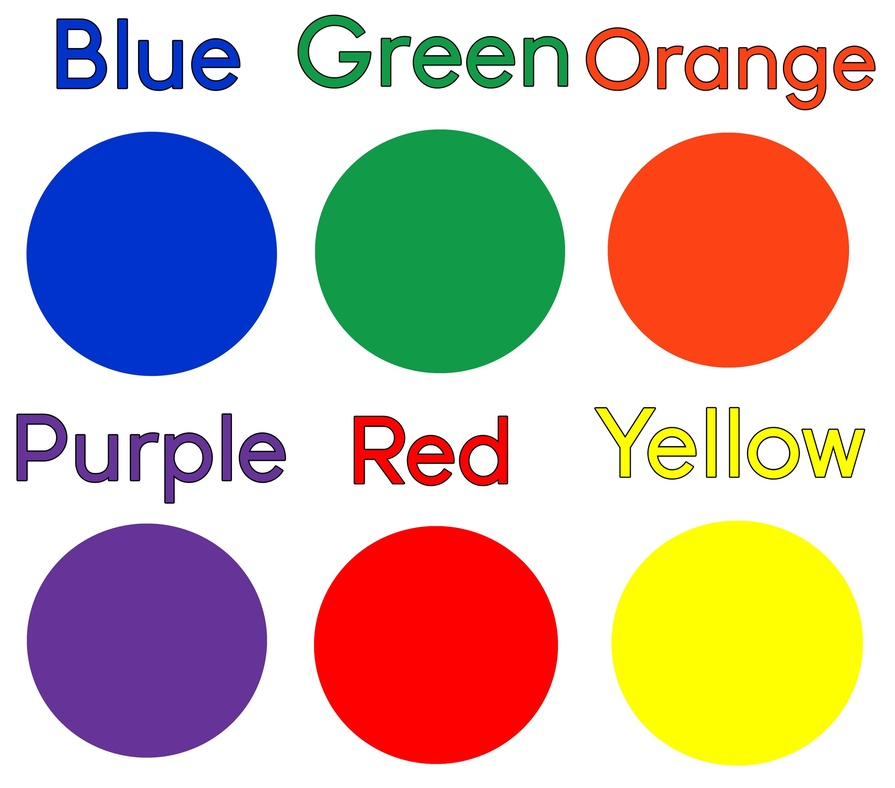
#> input picture color.jpg, 895 x 788 px, shrunk from 2550 x 2245 before the run
$ jupyter execute --allow-errors colorInterpolationColorconverting.ipynb
#> lines starting #> are read from the running program, lines starting #| are printed output that depends on the picture
[cell 1]
import cv2

flags = [i for i in dir(cv2) if i.startswith("COLOR_") ]
for x in flags :
    print(x)

[cell 2]
img = cv2.imread("color.jpg" )
#> img is the input picture: shape (788, 895, 3); mean B, G, R 172.3, 182.7, 203

#> (the rest of this cell did not finish here and is left out)

[cell 3]
#display different value in interpolation
import matplotlib.pyplot as plt
import numpy as np

methods = [None, 'none', 'nearest', 'bilinear', 'bicubic', 'spline16',
           'spline36', 'hanning', 'hamming', 'hermite', 'kaiser', 'quadric',
           'catrom', 'gaussian', 'bessel', 'mitchell', 'sinc', 'lanczos']

# Fixing random state for reproducibility
np.random.seed(19680801)

grid = np.random.rand(4, 4)

fig, axs = plt.subplots(nrows=3, ncols=6, figsize=(9, 6),
                        subplot_kw={'xticks': [], 'yticks': []})

for ax, interp_method in zip(axs.flat, methods):
    ax.imshow(grid, interpolation=interp_method, cmap='viridis')
    ax.set_title(str(interp_method))

plt.tight_layout()
plt.show()
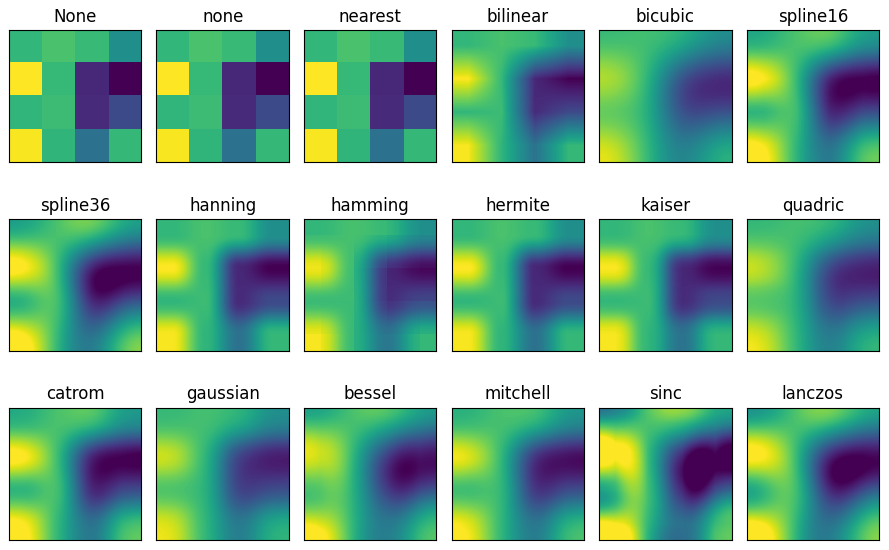
#> figure drawn by matplotlib, 18 panels
